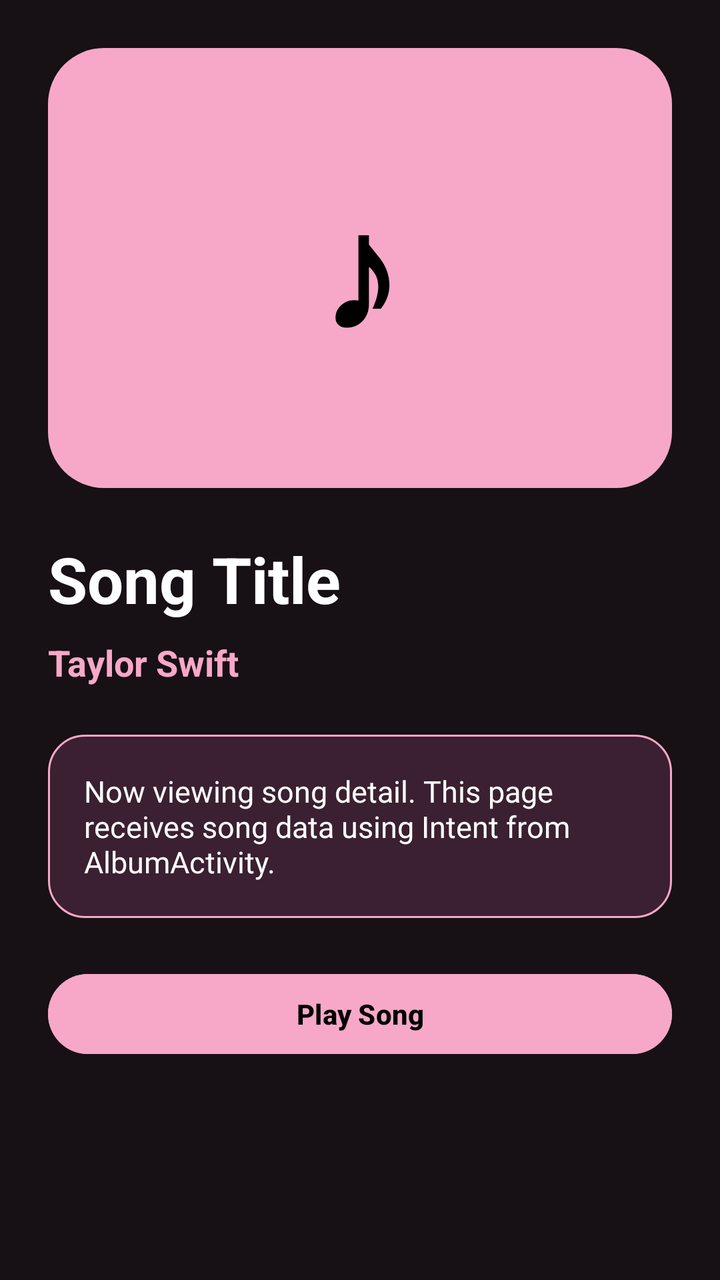
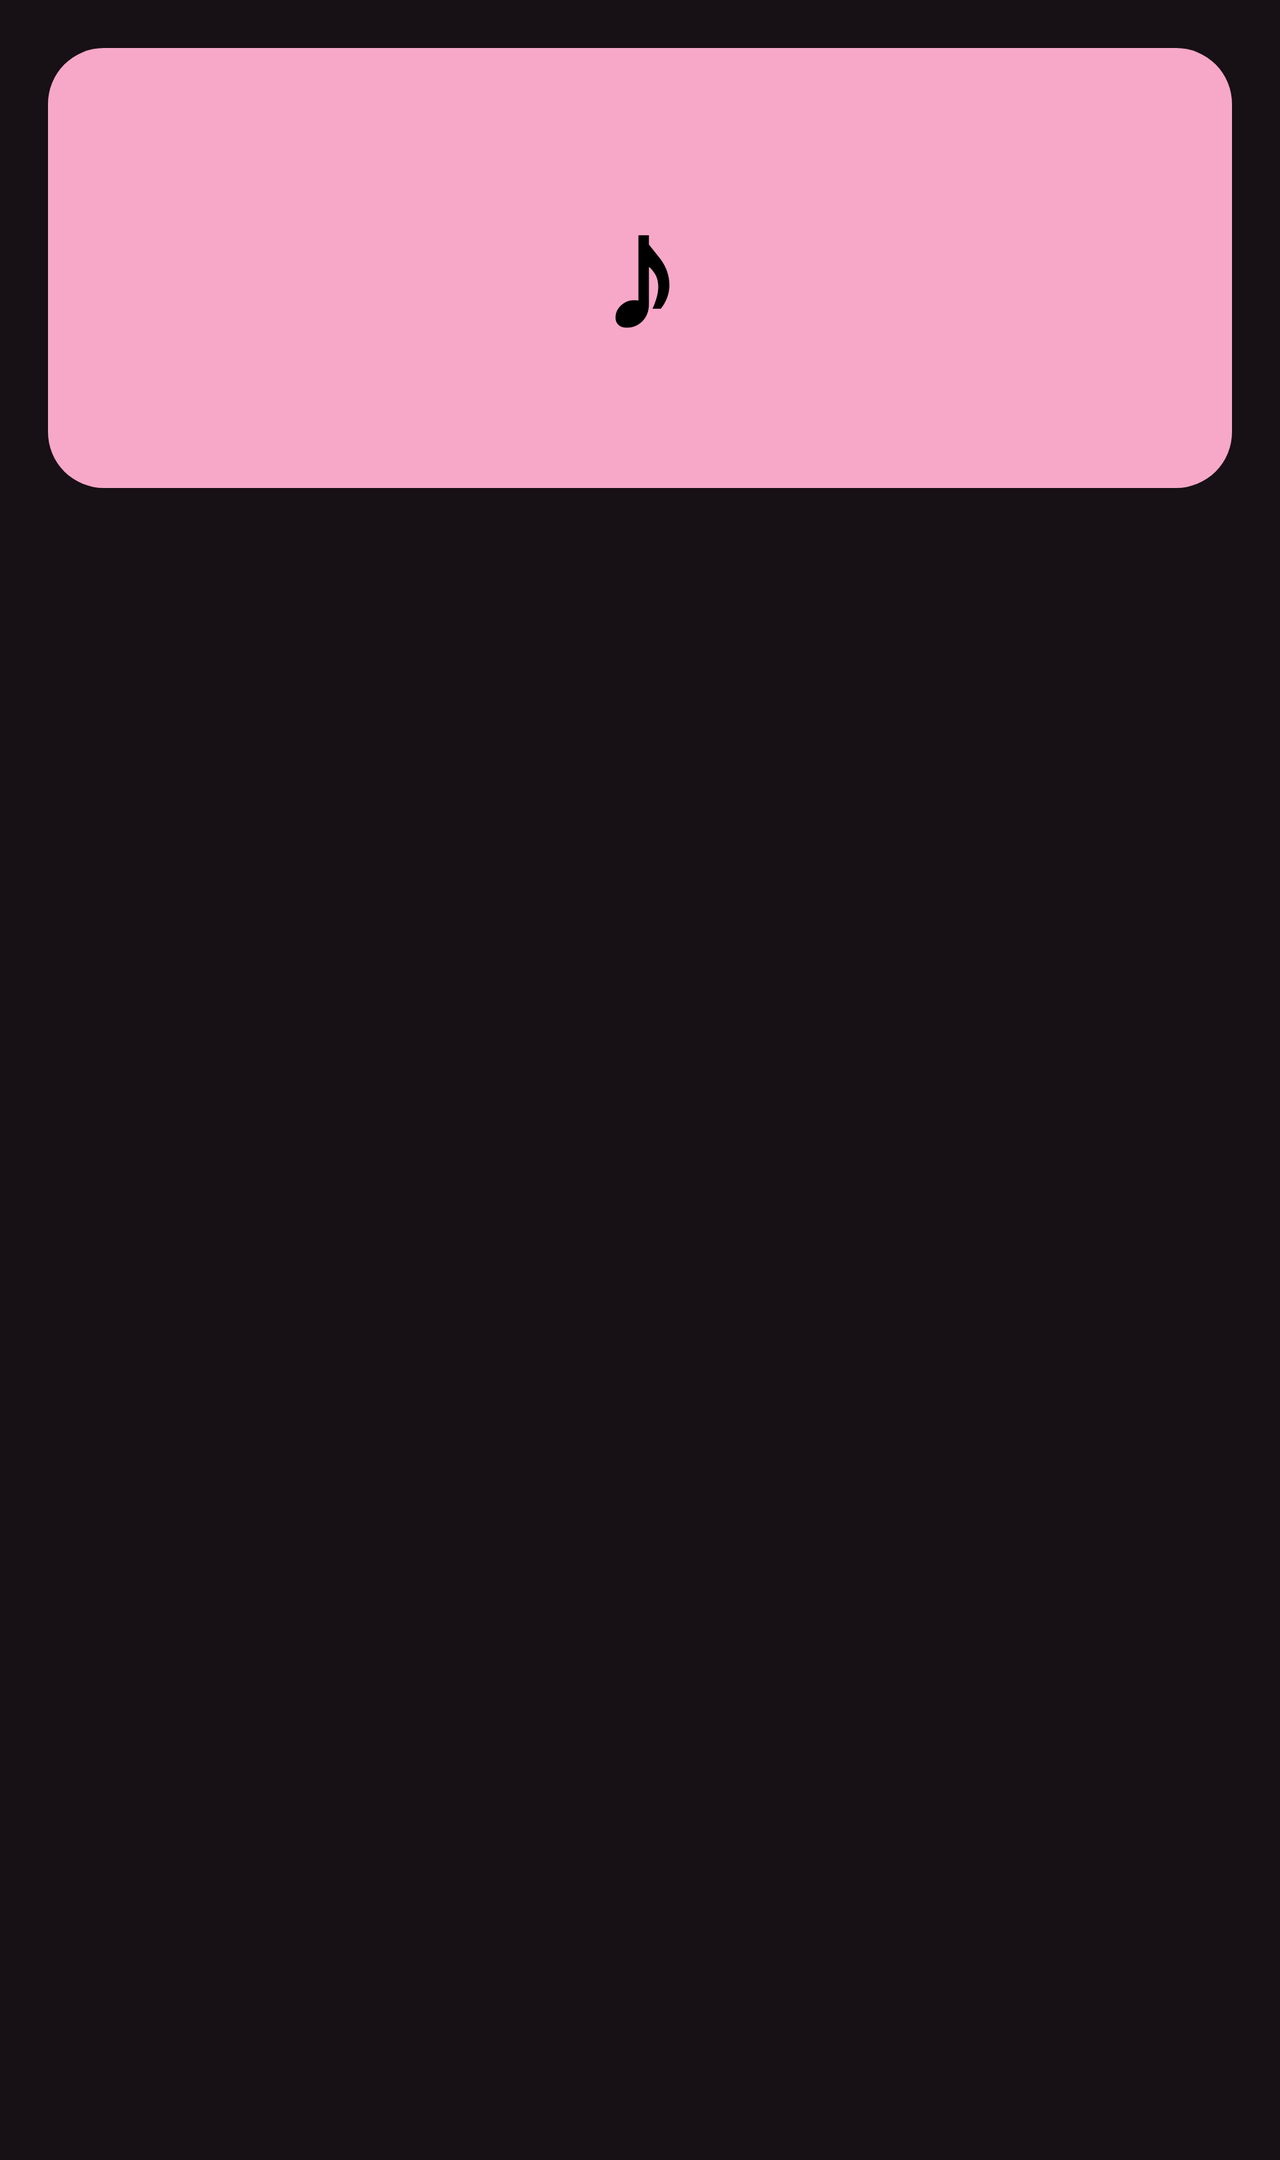

The same Android screen from two of the app's own layout files: first res/layout/ as a phone draws it, then the repository's variant for another configuration, drawn on a device whose configuration selects that folder. Both files follow.
<!-- AndroidManifest.xml: application theme Theme.Daftar_Lagu_Taylor_Swift -->
<!-- res/layout/activity_detail.xml -->
<?xml version="1.0" encoding="utf-8"?>
<ScrollView xmlns:android="http://schemas.android.com/apk/res/android"
    android:layout_width="match_parent"
    android:layout_height="match_parent"
    android:background="@color/spotify_black"
    android:fillViewport="true">

    <LinearLayout
        android:layout_width="match_parent"
        android:layout_height="wrap_content"
        android:orientation="vertical"
        android:padding="24dp">

        <TextView
            android:layout_width="match_parent"
            android:layout_height="220dp"
            android:background="@drawable/bg_spotify_green"
            android:gravity="center"
            android:text="♪"
            android:textColor="@android:color/black"
            android:textSize="80sp"
            android:textStyle="bold"
            android:layout_marginBottom="24dp" />

        <TextView
            android:id="@+id/txtSongTitle"
            android:layout_width="match_parent"
            android:layout_height="wrap_content"
            android:text="Song Title"
            android:textColor="@android:color/white"
            android:textSize="32sp"
            android:textStyle="bold"
            android:layout_marginBottom="8dp" />

        <TextView
            android:layout_width="match_parent"
            android:layout_height="wrap_content"
            android:text="Taylor Swift"
            android:textColor="@color/spotify_green"
            android:textSize="18sp"
            android:textStyle="bold"
            android:layout_marginBottom="24dp" />

        <TextView
            android:layout_width="match_parent"
            android:layout_height="wrap_content"
            android:background="@drawable/bg_spotify_card"
            android:padding="18dp"
            android:text="Now viewing song detail. This page receives song data using Intent from AlbumActivity."
            android:textColor="@android:color/white"
            android:textSize="15sp"
            android:layout_marginBottom="24dp" />

        <Button
            android:id="@+id/btnPlay"
            android:layout_width="match_parent"
            android:layout_height="wrap_content"
            android:text="Play Song"
            android:textColor="@android:color/black"
            android:backgroundTint="@color/spotify_green"
            android:textStyle="bold" />

    </LinearLayout>

</ScrollView>
<!-- resources referenced by this layout -->
<resources>
  <color name="spotify_black">#171015</color>
  <color name="spotify_green">#F7A8C8</color>
  <!-- drawable bg_spotify_card (drawable) -->
  <?xml version="1.0" encoding="utf-8"?>
  <shape xmlns:android="http://schemas.android.com/apk/res/android">
      <solid android:color="@color/spotify_card_green" />
      <corners android:radius="18dp" />
      <stroke
          android:width="1dp"
          android:color="@color/spotify_stroke" />
  </shape>
  <!-- drawable bg_spotify_green (drawable) -->
  <?xml version="1.0" encoding="utf-8"?>
  <shape xmlns:android="http://schemas.android.com/apk/res/android">
      <solid android:color="@color/spotify_green" />
      <corners android:radius="28dp" />
  </shape>
  <style name="Theme.Daftar_Lagu_Taylor_Swift" parent="Base.Theme.Daftar_Lagu_Taylor_Swift" />
  <color name="spotify_card_green">#3A2030</color>
  <color name="spotify_stroke">#F7A8C8</color>
  <style name="Base.Theme.Daftar_Lagu_Taylor_Swift" parent="Theme.Material3.DayNight.NoActionBar">
          
          
      </style>
</resources>
<!-- res/layout-land/activity_detail.xml (the repository's variant of the layout above) -->
<!-- drawn on the phone turned sideways -->
<?xml version="1.0" encoding="utf-8"?>
<ScrollView xmlns:android="http://schemas.android.com/apk/res/android"
    android:layout_width="match_parent"
    android:layout_height="match_parent"
    android:background="@color/spotify_black"
    android:fillViewport="true">

    <LinearLayout
        android:layout_width="match_parent"
        android:layout_height="wrap_content"
        android:orientation="horizontal"
        android:padding="24dp">

        <TextView
            android:layout_width="match_parent"
            android:layout_height="220dp"
            android:background="@drawable/bg_spotify_green"
            android:gravity="center"
            android:text="♪"
            android:textColor="@android:color/black"
            android:textSize="80sp"
            android:textStyle="bold"
            android:layout_marginBottom="24dp" />

        <TextView
            android:id="@+id/txtSongTitle"
            android:layout_width="match_parent"
            android:layout_height="wrap_content"
            android:text="Song Title"
            android:textColor="@android:color/white"
            android:textSize="32sp"
            android:textStyle="bold"
            android:layout_marginBottom="8dp" />

        <TextView
            android:layout_width="match_parent"
            android:layout_height="wrap_content"
            android:text="Taylor Swift"
            android:textColor="@color/spotify_green"
            android:textSize="18sp"
            android:textStyle="bold"
            android:layout_marginBottom="24dp" />

        <TextView
            android:layout_width="match_parent"
            android:layout_height="wrap_content"
            android:background="@drawable/bg_spotify_card"
            android:padding="18dp"
            android:text="Now viewing song detail. This page receives song data using Intent from AlbumActivity."
            android:textColor="@android:color/white"
            android:textSize="15sp"
            android:layout_marginBottom="24dp" />

        <Button
            android:id="@+id/btnPlay"
            android:layout_width="match_parent"
            android:layout_height="wrap_content"
            android:text="Play Song"
            android:textColor="@android:color/black"
            android:backgroundTint="@color/spotify_green"
            android:textStyle="bold" />

    </LinearLayout>

</ScrollView>
